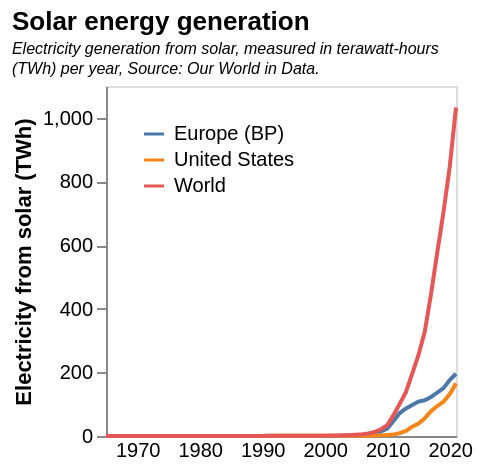

The Vega-Lite source for this figure:
### Vega-Lite specification from a JSON file in a GitHub repository (floating-point values rounded to 4 significant figures; data arrays with more than 128 entries replaced by an {"elided": "..."} marker saying what was removed)
{"$schema": "https://vega.github.io/schema/vega-lite/v5.json", "title": {"text": "Solar energy generation", "subtitle": ["Electricity generation from solar, measured in terawatt-hours", "(TWh) per year, Source: Our World in Data."], "subtitleFontSize": 8, "subtitleFontStyle": "italic", "anchor": "start"}, "data": {"values": {"elided": "171 records"}}, "height": 175, "width": 175, "mark": {"type": "line", "point": false}, "encoding": {"x": {"field": "Year", "type": "temporal", "axis": {"grid": false, "title": null, "ticks": false}}, "y": {"field": "Electricity from solar (TWh)", "type": "quantitative", "axis": {"grid": false}}, "color": {"field": "Entity", "type": "nominal", "title": null, "legend": {"orient": "top-left"}}}}
